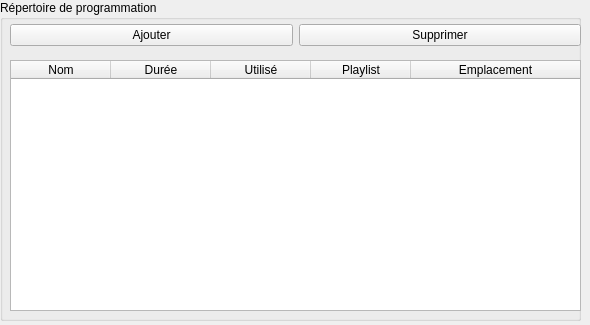
<?xml version="1.0" encoding="UTF-8"?>
<ui version="4.0">
 <class>Form</class>
 <widget class="QWidget" name="Form">
  <property name="geometry">
   <rect>
    <x>0</x>
    <y>0</y>
    <width>590</width>
    <height>325</height>
   </rect>
  </property>
  <property name="windowTitle">
   <string>Form</string>
  </property>
  <widget class="QGroupBox" name="groupBox">
   <property name="geometry">
    <rect>
     <x>0</x>
     <y>0</y>
     <width>581</width>
     <height>321</height>
    </rect>
   </property>
   <property name="styleSheet">
    <string notr="true">border-color: rgb(0, 0, 0);</string>
   </property>
   <property name="title">
    <string>Répertoire de programmation</string>
   </property>
   <widget class="QWidget" name="horizontalLayoutWidget">
    <property name="geometry">
     <rect>
      <x>10</x>
      <y>20</y>
      <width>571</width>
      <height>31</height>
     </rect>
    </property>
    <layout class="QHBoxLayout" name="horizontalLayout">
     <item>
      <widget class="QPushButton" name="pushButton">
       <property name="text">
        <string>Ajouter</string>
       </property>
      </widget>
     </item>
     <item>
      <widget class="QPushButton" name="pushButton_2">
       <property name="text">
        <string>Supprimer</string>
       </property>
      </widget>
     </item>
    </layout>
   </widget>
   <widget class="QTableWidget" name="tableWidget">
    <property name="geometry">
     <rect>
      <x>10</x>
      <y>60</y>
      <width>571</width>
      <height>251</height>
     </rect>
    </property>
    <property name="contextMenuPolicy">
     <enum>Qt::DefaultContextMenu</enum>
    </property>
    <property name="columnCount">
     <number>5</number>
    </property>
    <attribute name="horizontalHeaderVisible">
     <bool>true</bool>
    </attribute>
    <attribute name="horizontalHeaderCascadingSectionResizes">
     <bool>false</bool>
    </attribute>
    <attribute name="horizontalHeaderStretchLastSection">
     <bool>true</bool>
    </attribute>
    <attribute name="verticalHeaderVisible">
     <bool>true</bool>
    </attribute>
    <column>
     <property name="text">
      <string>Nom</string>
     </property>
    </column>
    <column>
     <property name="text">
      <string>Durée</string>
     </property>
    </column>
    <column>
     <property name="text">
      <string>Utilisé</string>
     </property>
    </column>
    <column>
     <property name="text">
      <string>Playlist</string>
     </property>
    </column>
    <column>
     <property name="text">
      <string>Emplacement</string>
     </property>
    </column>
   </widget>
  </widget>
 </widget>
 <resources/>
 <connections/>
</ui>
